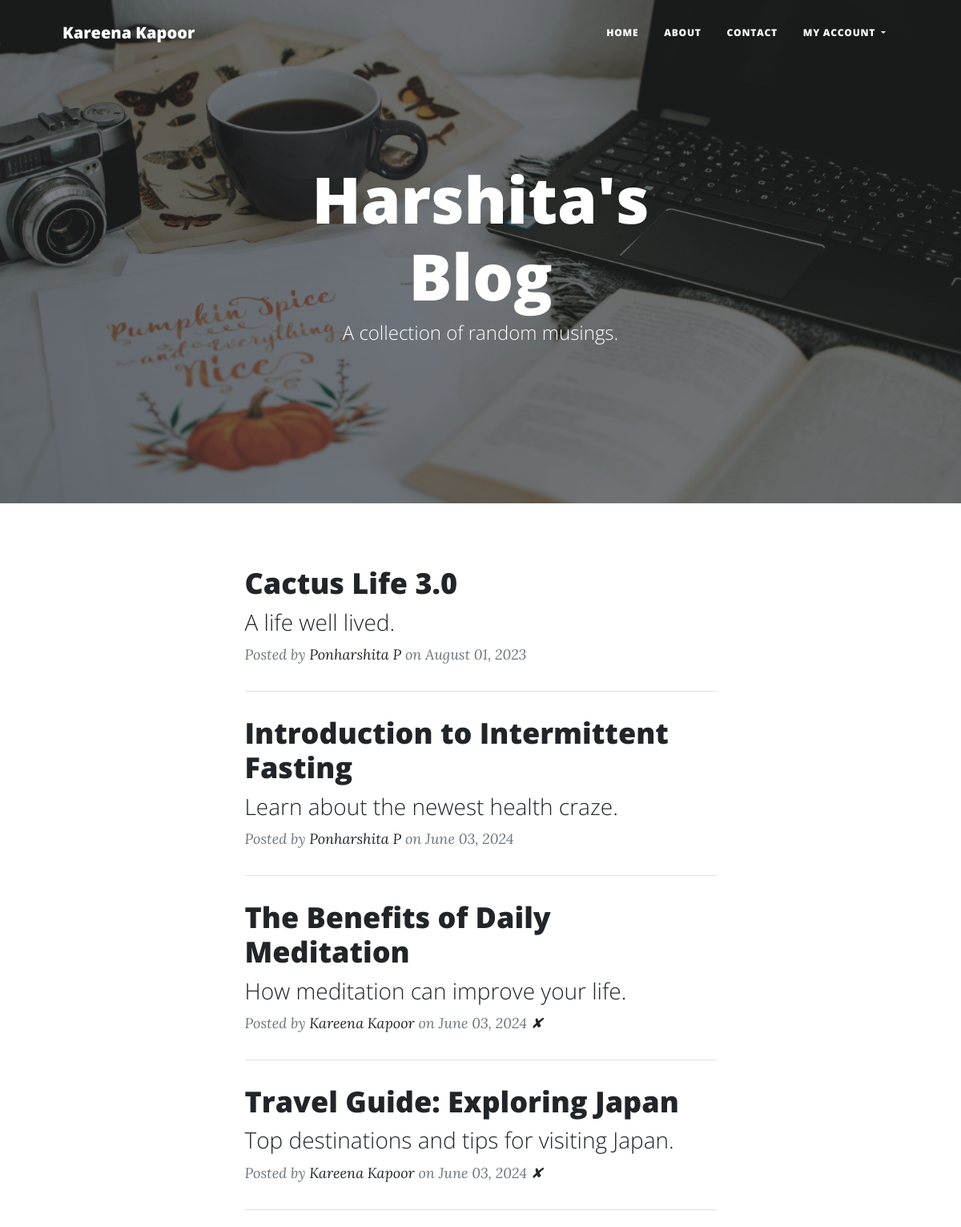
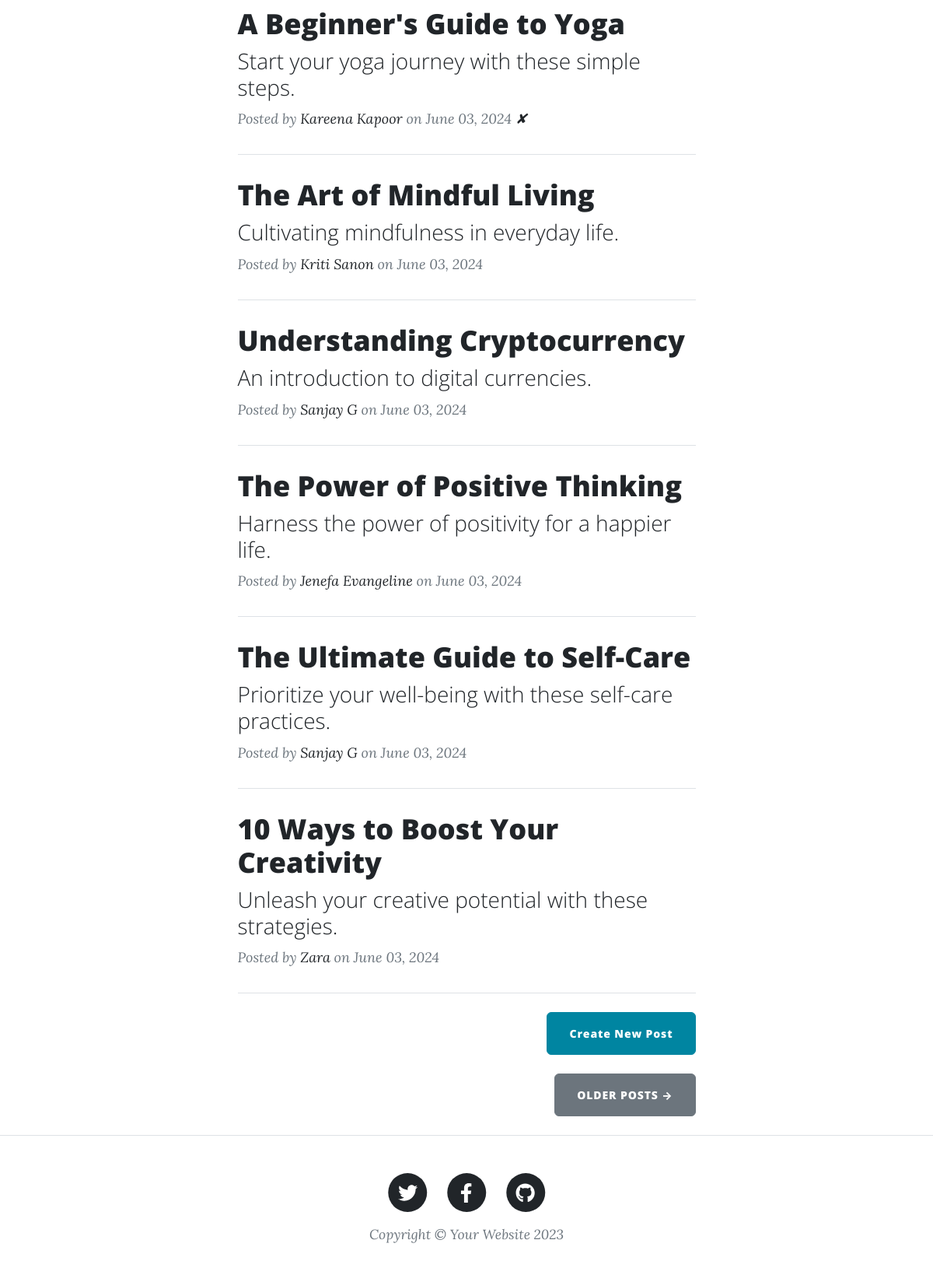
Page / (signed in) on the committed database (2 pictures, top to bottom).
### main.py (models this page shows)
class User(UserMixin, db.Model):
    __tablename__ = "users"
    id: Mapped[int] = mapped_column(Integer, primary_key=True)
    email: Mapped[str] = mapped_column(String(100), unique=True)
    password: Mapped[str] = mapped_column(String(100))
    name: Mapped[str] = mapped_column(String(100))
    posts = relationship("BlogPost", back_populates="author")
    comments = relationship("Comment", back_populates="comment_author")

class BlogPost(db.Model):
    __tablename__ = "blog_posts"
    id: Mapped[int] = mapped_column(Integer, primary_key=True)
    author_id: Mapped[int] = mapped_column(Integer, db.ForeignKey("users.id"))
    author = relationship("User", back_populates="posts")
    title: Mapped[str] = mapped_column(String(250), unique=True, nullable=False)
    subtitle: Mapped[str] = mapped_column(String(250), nullable=False)
    date: Mapped[str] = mapped_column(String(250), nullable=False)
    body: Mapped[str] = mapped_column(Text, nullable=False)
    img_url: Mapped[str] = mapped_column(String(250), nullable=False)
    comments = relationship("Comment", back_populates="parent_post")

### main.py (the view)
@app.route('/')
def get_all_posts():
    result = db.session.execute(db.select(BlogPost))
    posts = result.scalars().all()
    return render_template("index.html", all_posts=posts, current_user=current_user)

### main.py (called while the page is built)
@login_manager.user_loader
def load_user(user_id):
    return db.get_or_404(User, user_id)

### templates/index.html
{% include "header.html" %}
<header
  class="masthead"
  style="background-image: url('../static/assets/img/home-bg.jpg')"
>
  <div class="container position-relative px-4 px-lg-5">
    <div class="row gx-4 gx-lg-5 justify-content-center">
      <div class="col-md-10 col-lg-8 col-xl-7">
        <div class="site-heading">
          <h1>Harshita's Blog</h1>
          <span class="subheading">A collection of random musings.</span>
        </div>
      </div>
    </div>
  </div>
</header>
<div class="container px-4 px-lg-5">
  <div class="row gx-4 gx-lg-5 justify-content-center">
    <div class="col-md-10 col-lg-8 col-xl-7">
      {% for post in all_posts %}
      <div class="post-preview">
        <a href="{{ url_for('show_post', post_id=post.id) }}">
          <h2 class="post-title">{{ post.title }}</h2>
          <h3 class="post-subtitle">{{ post.subtitle }}</h3>
        </a>
        <p class="post-meta">
          Posted by
          <a href="#">{{post.author.name}}</a>
          on {{post.date}}
          {% if post.author.id == current_user.id or current_user.id == 6: %}
          <a href="{{url_for('delete_post', post_id=post.id) }}">✘</a>
          {% endif %}
        </p>
      </div>
      <hr class="my-4" />
      {% endfor %}
      <div class="d-flex justify-content-end mb-4">
        <a
          class="btn btn-primary float-right"
          href="{{url_for('add_new_post')}}"
          >Create New Post</a
        >
      </div>
      <div class="d-flex justify-content-end mb-4">
        <a class="btn btn-secondary text-uppercase" href="{{url_for('get_all_posts')}}">Older Posts →</a>
      </div>
    </div>
  </div>
</div>
{% include "footer.html" %}

### templates/header.html (shortened to what this page needs)
<!DOCTYPE html>
<html lang="en">
  <head>
    {% block styles %}
    {{ bootstrap.load_css() }}
    <link
      href="{{ url_for('static', filename='css/styles.css') }}"
      rel="stylesheet"
    />
    {% endblock %}
  </head>
  <body>
    <nav class="navbar navbar-expand-lg navbar-light" id="mainNav">
      <div class="container px-4 px-lg-5">
        <a class="navbar-brand" href="/" title="profile icons">{{ current_user.name }}</a>
        <div class="collapse navbar-collapse" id="navbarResponsive">
          <ul class="navbar-nav ms-auto py-4 py-lg-0">
            <li class="nav-item">
              <a
                class="nav-link px-lg-3 py-3 py-lg-4"
                href="{{ url_for('get_all_posts') }}"
                >Home</a
              >
            </li>
            <li class="nav-item">
              <a
                class="nav-link px-lg-3 py-3 py-lg-4"
                href="{{ url_for('about') }}"
                >About</a
              >
            </li>
            <li class="nav-item">
              <a
                class="nav-link px-lg-3 py-3 py-lg-4"
                href="{{ url_for('contact') }}"
                >Contact</a
              >
            </li>
            {% if current_user.is_authenticated: %}
              <li class="nav-item dropdown">
                <a
                  class="nav-link dropdown-toggle px-lg-3 py-3 py-lg-4"
                  href="#"
                  id="accountDropdown"
                  role="button"
                  data-bs-toggle="dropdown"
                  aria-haspopup="true"
                  aria-expanded="false"
                >
                  My Account
                </a>
              </li>
            {% endif %}
          </ul>
        </div>
      </div>
    </nav>
  </body>
</html>

### rows in the picture
User: name "Kareena Kapoor"
BlogPost: title "Cactus Life 3.0", subtitle "A life well lived.", author.name "Ponharshita P", date "August 01, 2023"
BlogPost: title "Introduction to Intermittent Fasting", subtitle "Learn about the newest health craze.", author.name "Ponharshita P", date "June 03, 2024"
BlogPost: title "The Benefits of Daily Meditation", subtitle "How meditation can improve your life.", author.name "Kareena Kapoor", date "June 03, 2024"
BlogPost: title "Travel Guide: Exploring Japan", subtitle "Top destinations and tips for visiting Japan.", author.name "Kareena Kapoor", date "June 03, 2024"
BlogPost: title "A Beginner's Guide to Yoga", subtitle "Start your yoga journey with these simple steps.", author.name "Kareena Kapoor", date "June 03, 2024"
BlogPost: title "The Art of Mindful Living", subtitle "Cultivating mindfulness in everyday life.", author.name "Kriti Sanon", date "June 03, 2024"
BlogPost: title "Understanding Cryptocurrency", subtitle "An introduction to digital currencies.", author.name "Sanjay G", date "June 03, 2024"
BlogPost: title "The Power of Positive Thinking", subtitle "Harness the power of positivity for a happier life.", author.name "Jenefa Evangeline", date "June 03, 2024"
BlogPost: title "The Ultimate Guide to Self-Care", subtitle "Prioritize your well-being with these self-care practices.", author.name "Sanjay G", date "June 03, 2024"
BlogPost: title "10 Ways to Boost Your Creativity", subtitle "Unleash your creative potential with these strategies.", author.name "Zara", date "June 03, 2024"
